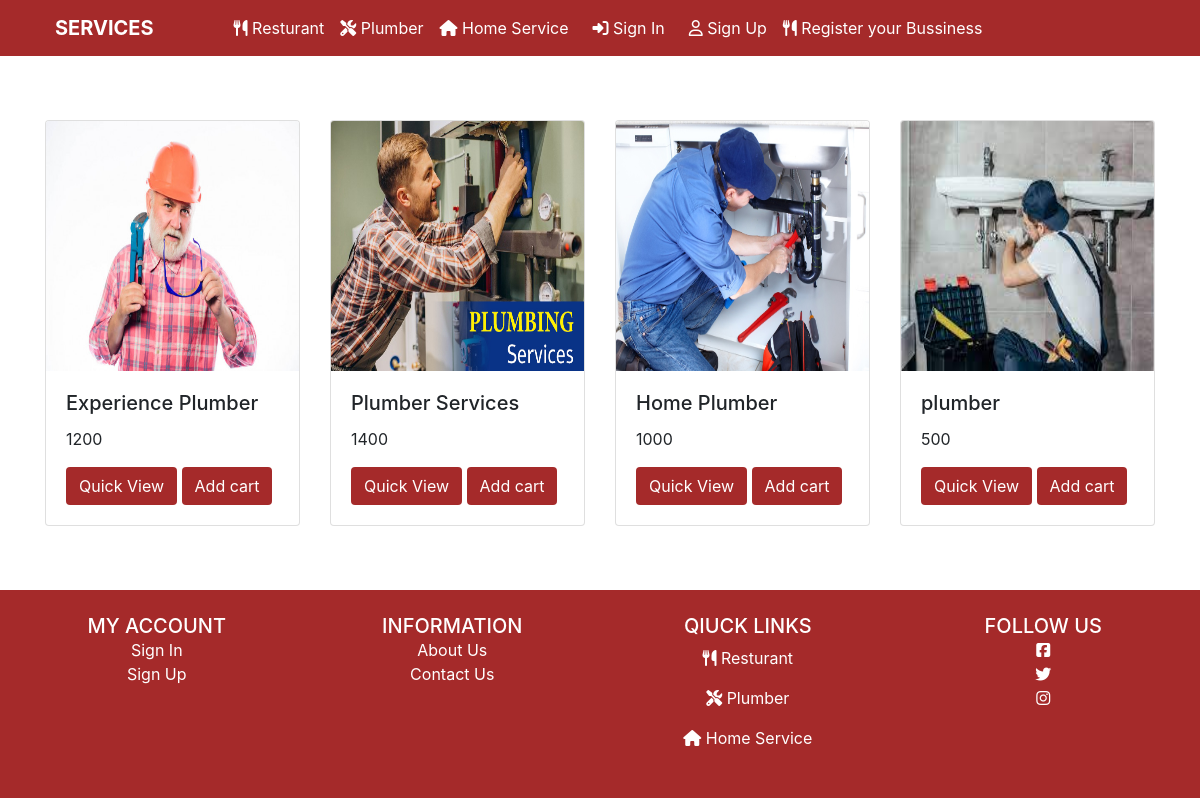
The app's page /Plumber with its own data.
### serviceapp/models.py (models this page shows)
class bussiness(models.Model):
    CHOICES = (
        ('RESTURANT', 'Resturant'),
        ('PLUMBER', 'Plumber'),
        ('HOMESERVICE', 'Home Service'),
    )
    name = models.CharField(max_length=30)
    price = models.IntegerField()
    rating = models.IntegerField()
    location = models.CharField(max_length=30)
    description = models.TextField(blank=True, null=True)
    img = models.ImageField(upload_to='pics')
    category = models.CharField(
        max_length=15,
        choices=CHOICES
        )

### serviceapp/views.py (the view)
# urls.py: path('Plumber', views.plumb , name='pl'),
def plumb(request):
    plum = bussiness.objects.filter(category='PLUMBER').all()
    return render(request,'plumber.html',{'plum': plum})

### templates/plumber.html (shortened to what this page needs)
{% extends 'base.html' %}
{% load static %}
{% block content %}
<div class="container my-5">
    <div class="row">
        {% for de in plum %}
        <div class="col-lg-3 col-md-6 col-12 my-3 d-flex justify-content-center ">
            <div class="card" style="width: 18rem;">
                <img class="card-img-top" src="{{de.img.url}}"  alt="Card image cap" style="height: 250px; " >
                <div class="card-body">
                    <h5 class="card-title ">{{de.name}}</h5>
                    <p class="card-text">{{de.price}}</p>
                    <a href="{% url  'quickview'  de.id %}"><button class="btn" style="background-color: brown; color:white"> Quick View </button></a>
                    <button class="add-to-cart btn "style="background-color: brown; color:white" id="{{product.id}}">Add cart</button>
                </div>
            </div>
        </div>
        {% endfor %}
    </div>
</div>
{% endblock %}

### records on screen
bussiness: img (picture), name "Experience Plumber", price "1200"
bussiness: img (picture), name "Plumber Services", price "1400"
bussiness: img (picture), name "Home Plumber", price "1000"
bussiness: img (picture), name "plumber", price "500"
